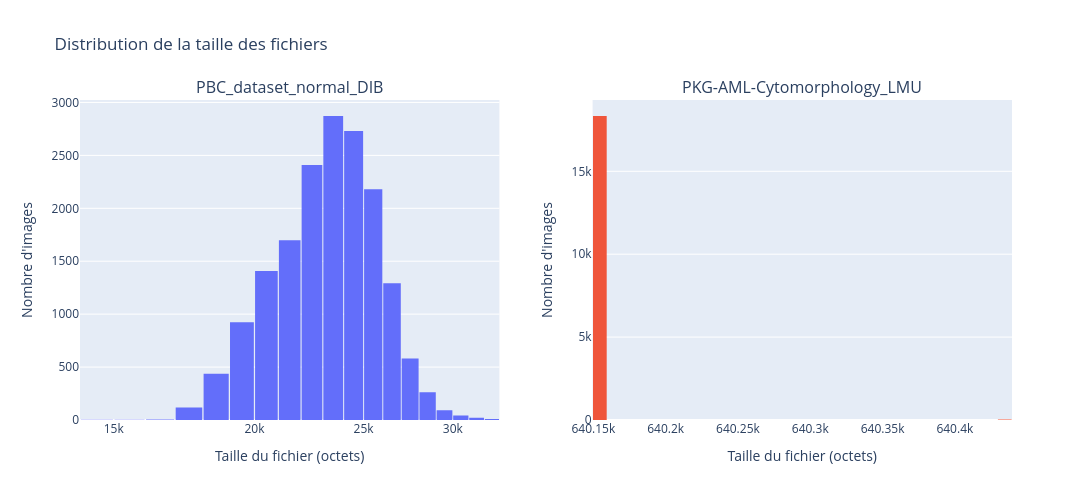

Here is the notebook cell this chart was saved with:
### Code cell
from plotly.subplots import make_subplots
import plotly.graph_objects as go

fig = make_subplots(
    rows=1,
    cols=2,
    subplot_titles=[
        "PBC_dataset_normal_DIB",
        "PKG-AML-Cytomorphology_LMU"
    ]
)

# PBC
fig.add_trace(
    go.Histogram(
        x=df_pbc_info["file_size"],
        nbinsx=50,
        name="PBC"
    ),
    row=1,
    col=1
)

# PKG
fig.add_trace(
    go.Histogram(
        x=df_pkg_info["file_size"],
        nbinsx=50,
        name="PKG"
    ),
    row=1,
    col=2
)

fig.update_layout(
    title="Distribution de la taille des fichiers",
    bargap=0.05,
    showlegend=False,
    height=500,
    width=1100
)

fig.update_xaxes(type="log",title_text="Taille du fichier (octets)", row=1, col=1)
fig.update_xaxes(title_text="Taille du fichier (octets)", row=1, col=2)

fig.update_yaxes(title_text="Nombre d'images", row=1, col=1)
fig.update_yaxes(title_text="Nombre d'images", row=1, col=2)

fig.show()

### Figure 1 — Plotly figure (JSON) as saved in the notebook; plotly's stock layout.template omitted (floating-point values rounded to 4 significant figures; data arrays with more than 128 entries replaced by an {"elided": "..."} marker saying what was removed)
{"data": [{"name": "PBC", "nbinsx": 50, "type": "histogram", "x": {"elided": "17092 int values"}, "xaxis": "x", "yaxis": "y"}, {"name": "PKG", "nbinsx": 50, "type": "histogram", "x": {"elided": "18365 int values"}, "xaxis": "x2", "yaxis": "y2"}], "layout": {"annotations": [{"font": {"size": 16}, "showarrow": false, "text": "PBC_dataset_normal_DIB", "x": 0.225, "xanchor": "center", "xref": "paper", "y": 1, "yanchor": "bottom", "yref": "paper"}, {"font": {"size": 16}, "showarrow": false, "text": "PKG-AML-Cytomorphology_LMU", "x": 0.775, "xanchor": "center", "xref": "paper", "y": 1, "yanchor": "bottom", "yref": "paper"}], "bargap": 0.05, "height": 500, "showlegend": false, "title": {"text": "Distribution de la taille des fichiers"}, "width": 1100, "xaxis": {"anchor": "y", "domain": [0, 0.45], "title": {"text": "Taille du fichier (octets)"}, "type": "log"}, "xaxis2": {"anchor": "y2", "domain": [0.55, 1], "title": {"text": "Taille du fichier (octets)"}}, "yaxis": {"anchor": "x", "domain": [0, 1], "title": {"text": "Nombre d'images"}}, "yaxis2": {"anchor": "x2", "domain": [0, 1], "title": {"text": "Nombre d'images"}}}}
